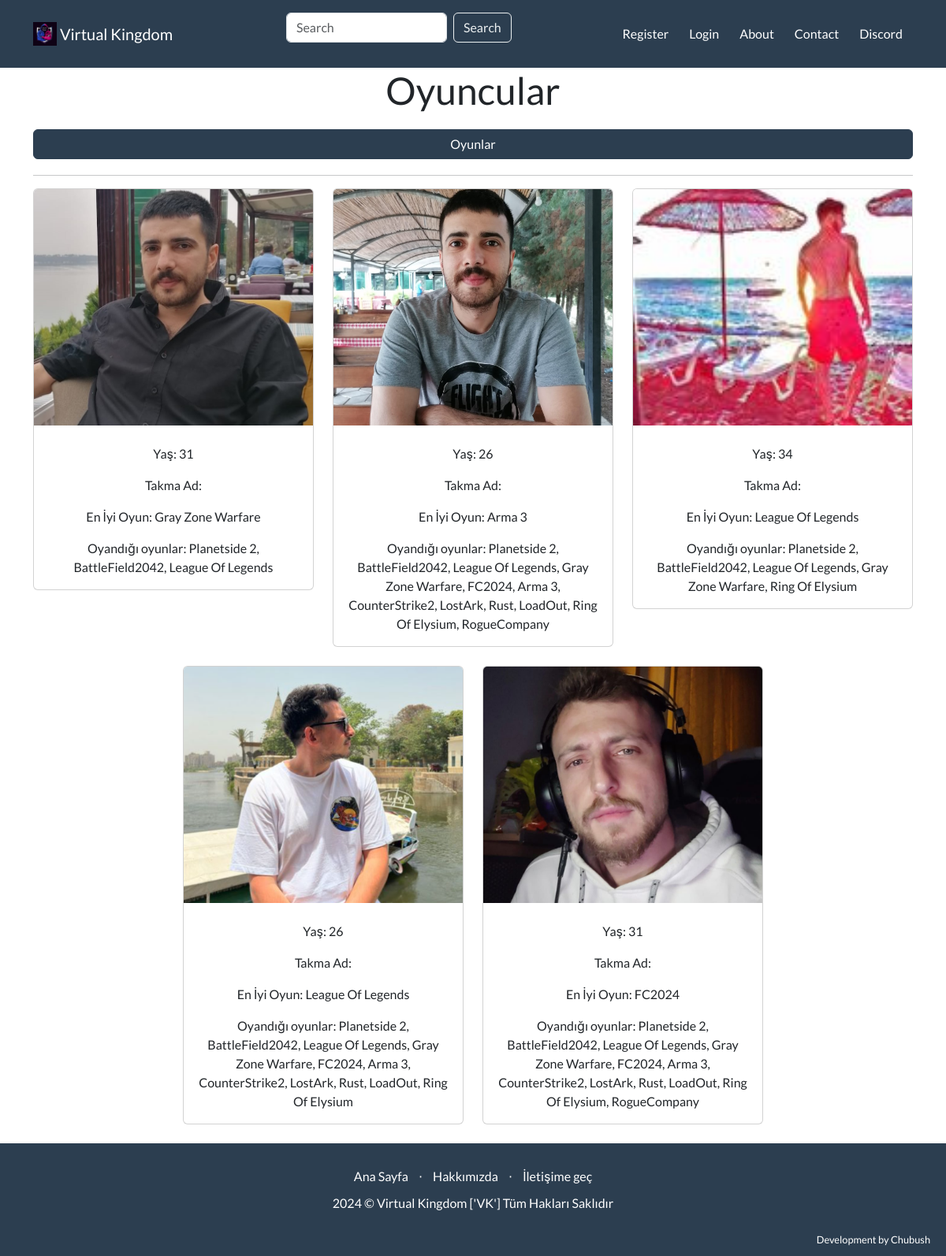
Screenshot of /gamers/ with the database file from the repository.
### account/models.py (models this page shows, shortened)
class Gamers(models.Model):
    username = models.OneToOneField(User, on_delete=models.CASCADE, related_name="gamer")
    age = models.IntegerField(blank= True, null=True)
    profile_image = models.ImageField(upload_to="images/gamers_image/" )
    best_game = models.ForeignKey('Games', on_delete=models.CASCADE, related_name='best_players', null=True)
    slug = models.SlugField(max_length=100, unique=True, blank=True, null=True, db_index=True)
    games_played=models.ManyToManyField(Games,  blank=True, )
    is_active=models.BooleanField(default=True)
    class Meta:
        verbose_name = "Gamer"
        verbose_name_plural = "Gamers"
        ordering = ["id"]

class Games(models.Model):
    name = models.CharField(max_length=155)
    category = models.CharField(max_length=155)
    description = models.TextField(max_length=1000)
    image = models.ImageField(upload_to="images/game_image/")
    slug = models.SlugField(max_length=100, unique=True, blank=True, null=True, db_index=True)
    class Meta:
        verbose_name = "Oyun"
        verbose_name_plural = "Oyunlar"
        ordering = ["id"]

### pages/views.py (the view)
# urls.py: path('gamers/', views.GamersListView.as_view(), name='gamers'),
class GamersListView(ListView):
    template_name = 'pages/gamers.html'
    model = Gamers
    context_object_name = 'gamers'
    def get_queryset(self):
        return Gamers.objects.all()

### pages/templates/pages/gamers.html (shortened to what this page needs)
{% extends 'pages/base.html' %}
{% load static %}
{% block content %}
  <div class="container">
    <h1>Oyuncular</h1>
    <a href="{% url 'games_list' %}" class="btn btn-primary">Oyunlar</a>
    <hr>
    <div class="row">
      {% for gamer in gamers %}
        <div class="col-md-4 mb-4">
          <a href="{{ gamer.id }}" style="text-decoration: none; color: inherit;">
            <div class="card">
              {% if gamer.profile_image %}
                <img src="{{ gamer.profile_image.url }}" class="card-img-top" alt="{{ gamer.name }}">
              {% else %}
                <img src="{% static 'images/defaultProfile.jpg' %}" class="card-img-top" alt="Default Profile Image">
              {% endif %}
              <div class="card-body">
                <p class="card-text">Yaş: {{ gamer.age }}</p>
                <p class="card-text">Takma Ad: {{ gamer.nickname }}</p>
                <p class="card-text">En İyi Oyun: {{ gamer.best_game.name }}</p>
                <p class="card-text">Oyandığı oyunlar:
                  {% for game in gamer.games_played.all %}
                    {{ game.name }}{% if not forloop.last %}, {% endif %}
                  {% endfor %}
                </p>
              </div>
            </div>
          </a>
        </div>
      {% endfor %}
    </div>
  </div>
{% endblock %}

### pages/templates/pages/base.html (style rules this page uses)
body { display: flex; flex-direction: column; min-height: 100vh; }

### pages/templates/pages/gamers.html (style rules this page uses)
.card-img-top { max-height: 300px; width: 100%; object-fit: cover; }
.card { transition: transform 0.2s, box-shadow 0.2s; }
.card-body { text-align: center; }
.row { justify-content: center; }
h1 { text-align: center; margin-bottom: 20px; }
.btn-primary { display: block; margin: 0 auto 20px; }

### rows the page displays
Gamers: profile_image (picture), age "31", best_game.name "Gray Zone Warfare"
Games: name "Planetside 2"
Games: name "BattleField2042"
Games: name "League Of Legends"
Gamers: profile_image (picture), age "26", best_game.name "Arma 3"
Games: name "Gray Zone Warfare"
Games: name "FC2024"
Games: name "Arma 3"
Games: name "CounterStrike2"
Games: name "LostArk"
Games: name "Rust"
Games: name "LoadOut"
Games: name "Ring Of Elysium"
Games: name "RogueCompany"
Gamers: profile_image (picture), age "34", best_game.name "League Of Legends"
Gamers: profile_image (picture), age "26", best_game.name "League Of Legends"
Gamers: profile_image (picture), age "31", best_game.name "FC2024"
